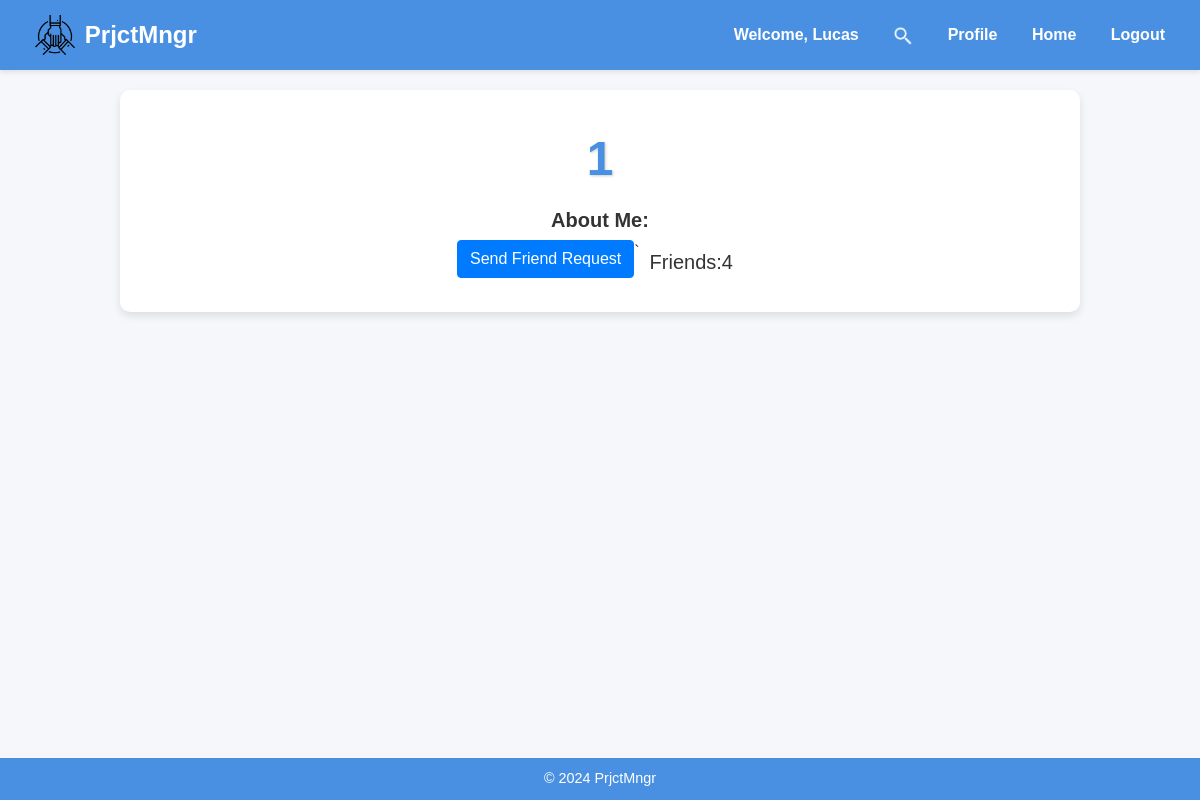
The app's page /profile/1 (signed in) with its own data.
### team/models.py (models this page shows)
class User(AbstractUser):
    friends = models.ManyToManyField('self', related_name='friends', blank=True)
    bio = models.TextField()

### team/views.py (the view)
# urls.py: path('profile/<str:username>', views.profile, name='profile'),
@csrf_exempt
def profile(request,username):
    if request.method == 'POST':
        pass
    else:
        user = User.objects.get(username=username)
        if(request.user==user):
            friend_requests = FriendRequest.objects.filter(receiver=user)
            return render(request,"profile.html",{"profile_user":user,"friend_requests":friend_requests})
        try:
            friend_request_received=FriendRequest.objects.get(sender=user,receiver=request.user)
        except FriendRequest.DoesNotExist:
            friend_request_received = None
        try:
            friend_request_sent = FriendRequest.objects.get(receiver=user,sender=request.user)
        except FriendRequest.DoesNotExist:
            friend_request_sent = None
        return render(request,"profile.html",{"profile_user":user,"friend_request_received":friend_request_received,"friend_request_sent":friend_request_sent})

### team/templates/profile.html (shortened to what this page needs)
{% extends "layout.html" %}
{% load static %}
{% block body %}
    <div id="profile_info_div" style='justify-items: center; text-align: center;'>
        <h1 id="profile_username">{{ profile_user.username }}</h1>
        <h5 style="font-weight: bold">About Me:</h5>
        <div style="justify-content:center" class="row">
             {% if user == profile_user %}
                <button id="edit_profile" class="btn btn-outline-primary" >Edit Profile</button>
            {% elif user in profile_user.friends.all %}
                <form action="{% url 'remove_friend' profile_user.username %}" method="POST">
                    {% csrf_token %}
                    <button class="btn btn-danger">Remove Friend</button>
                </form>
            {% elif friend_request_sent %}
                <form action="{% url 'remove_friend_request' profile_user.username %}" method="POST">
                    {% csrf_token %}
                    <button class="btn btn-warning">Cancel Friend Request</button>
                </form>
            {% elif friend_request_received %}
                <form action="{% url 'accept_friend_request' profile_user.username %}" method="POST">
                    {% csrf_token %}
                    <button class="btn btn-success">Accept Friend Request</button>
                </form>
            {% else %}
                <form action="{% url 'friend_request' profile_user.username %}" method="POST">
                    <button class="btn btn-primary">Send Friend Request</button>
                </form>
            {% endif %}`
            <div style="margin:10px" class="row">
                <h5>Friends: </h5><h5 id="friend_count" value="{{ profile_user.friends.count }}">{{ profile_user.friends.count }}</h5>
            </div>
        </div>
    </div>
{% endblock %}

### team/templates/layout.html (shortened to what this page needs)
{% load static %}
<!DOCTYPE html>
<html lang="en">
<head>
    <link rel="stylesheet" href="https://cdn.jsdelivr.net/npm/bootstrap@4.4.1/dist/css/bootstrap.min.css">
</head>
<body>
    <nav class="navbar navbar-expand-lg">
        <a class="navbar-brand" href="{% url 'index' %}">
            <img src="{% static 'logo.png' %}" alt="PrjtMngr Logo">
            PrjctMngr
        </a>
        <div class="ml-auto">
            {% if user.is_authenticated %}
                <a>Welcome, {{ user.username|capfirst }}</a>
                <a href="{% url 'search' %}"><img style ="height:20px" src="{% static 'searchLogo.png' %}"></a>
                <a href="{% url 'profile' user.username %}" >Profile</a>
                <a href="{% url 'index' %}">Home</a>
                <a href="{% url 'logout' %}">Logout</a>
            {% else %}
                <a class="links" href="{% url 'login' %}">Login</a>
                <a class="links" href="{% url 'register' %}">Register</a>
            {% endif %}
        </div>
    </nav>
    <div class="content-container">
        {% block body %}
        {% endblock %}
    </div>
    <footer>
        © 2024 PrjctMngr
    </footer>
</body>
</html>

### team/templates/layout.html (style rules this page uses)
body { font-family: 'Arial', sans-serif; background-color: #f5f7fa; color: #333; margin: 0; padding: 0; }
.navbar { background-color: #4a90e2; padding: 10px 20px; box-shadow: 0 2px 5px rgba(0, 0, 0, 0.1); }
.navbar-brand { font-weight: bold; font-size: 1.5rem; color: #fff; display: flex; align-items: center; text-decoration: none; }
.navbar-brand img { height: 40px; margin-right: 10px; }
.navbar a { color: #fff; margin: 0 15px; text-decoration: none; font-weight: bold; transition: color 0.3s; }
h1 { text-align: center; color: #4a90e2; font-size: 3rem; margin: 20px 0; font-weight: 700; text-shadow: 1px 1px 3px rgba(0, 0, 0, 0.2); }
.content-container { padding: 20px; background-color: #fff; border-radius: 10px; box-shadow: 0 4px 8px rgba(0, 0, 0, 0.1); margin: 20px auto; max-width: 80%; }
footer { background-color: #4a90e2; color: #fff; text-align: center; padding: 10px 0; position: fixed; bottom: 0; width: 100%; font-size: 0.9rem; }

### records on screen
User: username "Lucas"
User: username "1", friends.count "4"
